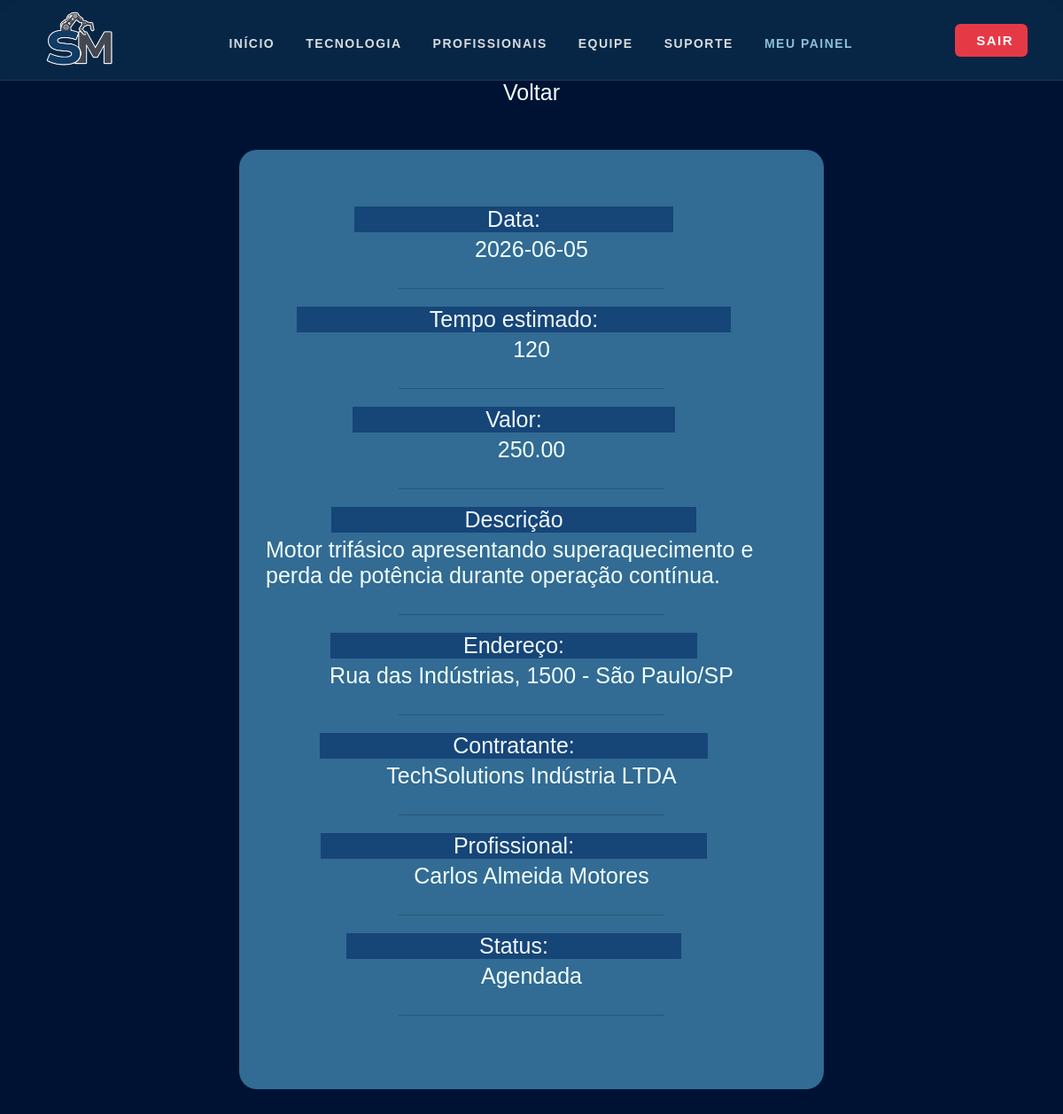
/user/detalhesContratacao.php?id=1 (signed in), run on the app's committed database.
### tables this page shows
CREATE TABLE
    IF NOT EXISTS agenda (
        id_os INT AUTO_INCREMENT PRIMARY KEY,
        data DATE NOT NULL,
        tempo_planejado INT NOT NULL,
        valor_total DECIMAL(10, 2) NOT NULL,
        descricao_problema TEXT NOT NULL,
        tipo_servico ENUM (
            'Manutenção Preventiva',
            'Automação industrial',
            'Engenharia de precisão',
            'Mecatrônica'
        ) NOT NULL,
        endereco_servico VARCHAR(255) NOT NULL,
        metodo_pagamento ENUM ('Pix', 'Débito') NOT NULL,
        status_os ENUM (
            'Pendente',
            'Agendada',
            'Em Andamento',
            'Concluída',
            'Cancelada'
        ) DEFAULT 'Pendente',
        id_cliente INT NOT NULL,
        id_profissional INT NOT NULL,
        FOREIGN KEY (id_cliente) REFERENCES usuarios (id_user),
        FOREIGN KEY (id_profissional) REFERENCES usuarios (id_user)
    );

CREATE TABLE
    IF NOT EXISTS usuarios (
        id_user INT AUTO_INCREMENT PRIMARY KEY,
        img_user VARCHAR(255),
        nome VARCHAR(100) NOT NULL,
        email VARCHAR(100) UNIQUE NOT NULL,
        senha VARCHAR(255) NOT NULL,
        telefone VARCHAR(20) NOT NULL,
        cpf_cnpj VARCHAR(20) UNIQUE NOT NULL,
        tipo ENUM ('PF', 'PJ') NOT NULL,
        categoria ENUM ('cliente', 'profissional', 'admin') NOT NULL,
        especialidade VARCHAR(100) NULL,
        status ENUM ('Disponível', 'Em Atendimento', 'Inativo') NULL,
        valor_dia DECIMAL(10, 2) NULL,
        descricao_func TEXT NULL,
        notas INT NULL CHECK (notas BETWEEN 0 AND 5)
    );

### crud.php (called while the page is built, shortened)
<?php
try {
    function read($pdo, $table, $where = null) {
        $sql = "SELECT * FROM $table";
        if ($where) {
            $sql .= " WHERE $where";
        }
        $stmt = $pdo->query($sql);
        return $stmt->fetch(PDO::FETCH_ASSOC);
    }
function read_nome_via_ID($pdo, $table, $id) {
    $sql = "SELECT nome FROM $table WHERE id_user = :id";
    $stmt = $pdo->prepare($sql);
    $stmt->execute([
        ':id' => $id
    ]);
    $resultado = $stmt->fetch(PDO::FETCH_ASSOC);
    return $resultado ? $resultado['nome'] : "Desconhecido";
}
} catch (PDOException $e) {
    die("Erro de conexão: " . $e->getMessage());
}

### user/detalhesContratacao.php (the view, shortened to what this page needs)
<?php
require_once '../crud.php';
$idAgendamento = (int)$_GET['id'];
$agendamento = read($pdo,'agenda',"id_os = $idAgendamento");
?>
<!DOCTYPE html>
<html lang="pt-br">
<head>
    <link rel="stylesheet" href="../css/userpage.css">
</head>
<body class="body">
    <header>
    <?php require_once "../partials/header.php";?>
        </header>
        <a href="./historicodecontratacoes.php">Voltar</a>
    <div class="container">
        <?php
                    $nomeCliente = read_nome_via_ID($pdo, 'usuarios', $agendamento['id_cliente']);
                    $nomeProfi   = read_nome_via_ID($pdo, 'usuarios', $agendamento['id_profissional']);
if($idAgendamento){
    echo "
            <label>Data: </label>
            <a>".$agendamento['data']."</a><br><hr>
            <label>Tempo estimado:</label>
            <a>".$agendamento['tempo_planejado']."</a><br><hr>
            <label>Valor: </label>
            <a>".$agendamento['valor_total']."</a><br><hr>
            <label>Descrição</label>
            <a>".$agendamento['descricao_problema']."</a><br><hr>
            <label>Endereço:</label>
            <a>".$agendamento['endereco_servico']."</a><br><hr>
            <label>Contratante: </label>
            <a>".$nomeCliente."</a><br><hr>
            <label>Profissional: </label>
            <a>".$nomeProfi."</a><br><hr>
            <label>Status: </label>
            <a>".$agendamento['status_os']."</a><br><hr>";
}
        ?>
    </div>
</body>
</html>

### partials/header.php (shortened to what this page needs)
<?php
$tipo_usuario = $_SESSION['tipo'] ?? 'visitante';
$base = BASE_URL;
?>
<link rel="stylesheet" href="../css/partials.css">
<header>
    <nav>
        <div class="menu-superior">
            <div class="logo">
                <img src="<?= $base?>img/logosemfundo.png" class="logo">
            </div>
            <ul class="nav-links">
                <li><a href="<?= $base ?>inicio.php">Início</a></li>
                <li><a href="<?= $base ?>inicio.php#Tecnologia">Tecnologia</a></li>
                <li><a href="<?= $base ?>catalogo_profissionais.php">Profissionais</a></li>
                <li><a href="<?= $base ?>equipe.php">Equipe</a></li>
                <li><a href="<?= $base ?>suporte.php">Suporte</a></li>
                <?php if ($tipo_usuario === 'profissional'): ?>
                    <li><a href="<?= $base ?>profissional/profipage.php" style="color: #8BC0D6; font-weight: bold;">Meu Painel</a></li>
                <?php endif; ?>
            </ul>
            <div class="buttons">
                <?php if ($tipo_usuario === 'visitante'): ?>
                    <a class="btn-entrar" href="<?= $base ?>login.php">Entrar</a>
                    <a class="btn-cadastro" href="<?= $base ?>cadastro.php">Começar <span class="material-symbols-outlined">arrow_outward</span></a>
                <?php else: ?>
                    <a class="btn-entrar" href="<?= $base ?>logout.php" style="background-color: #e63946; color: white; border: none; display: inline-flex; align-items: center; gap: 8px;">
                        <i class="fas fa-power-off"></i> Sair
                    </a> <?php endif; ?>
            </div>
        </div>
    </nav>
</header>

### css/userpage.css (style rules this page uses)
* { margin: 0px; padding: 0px; }
body { background-color: #001233; color: aliceblue; font-family: sans-serif; display: flex; align-items: center; justify-content: center; flex-direction: column; font-size: 20px; }
a { text-decoration: none; color: azure; }
img { border-radius: 10px; }
.body { background-color: #001233; color: aliceblue; font-family: sans-serif; display: flex; flex-direction: column; align-items: center; font-size: 25px; }
.container { display: flex; flex-direction: column; margin: 50px auto; width: 50%; min-height: 1000px; background-color: #326b93; padding: 30px; border-radius: 20px; align-items: center; justify-content: center; }
.container label { text-align: start; margin-right: 40px; background-color: #164578; padding-left: 25%; padding-right: 25%; margin-bottom: 5px; }
.container hr { justify-content: center; align-items: center; width: 50%; border:none; border-top: solid 1px rgba(0, 0, 0, 0.2);; height: 20px; ; }

### css/partials.css (style rules this page uses)
header { background-color: rgba(9, 40, 72, 0.65); backdrop-filter: blur(15px); -webkit-backdrop-filter: blur(15px); top: 0; left: 0; width: 100%; height: 90px; z-index: 1000; position: fixed; text-transform: uppercase; border-bottom: 1px solid rgba(255, 255, 255, 0.08); }
nav { width: 100%; height: 100%; }
.menu-superior { display: flex; align-items: center; justify-content: space-between; padding: 0 40px; width: 100%; height: 100%; box-sizing: border-box; }
.nav-links { display: flex; justify-content: center; align-items: center; gap: 35px; list-style: none; margin: 0; padding: 0; }
.nav-links a { color: rgba(255, 255, 255, 0.841); text-decoration: none; font-weight: 600; gap: 8px; padding: 5px 0; border-radius: 6px; font-size: 14px; letter-spacing: 1.5px; position: relative; transition: color 0.3s ease; }
a.btn-entrar { color: #85b5cb; display: inline-flex; align-items: center; text-decoration: none; padding: 10px 16px; border-radius: 6px; }
.buttons { display: flex; gap: 12px; align-items: center; font-weight: 600; font-size: 15px; letter-spacing: 1.5px; }
.logo { display: flex; align-items: center; height: 100%; }
div.logo img { transform: translateY(5px); }
html, body { min-height: 100%; }
body { min-height: 100vh; display: flex; flex-direction: column; padding-top: 90px; }

### data on the page
agenda: data "2026-06-05", tempo_planejado "120", valor_total "250.00", descricao_problema "Motor trifásico apresentando superaquecimento e perda de potência durante operação contínua.", endereco_servico "Rua das Indústrias, 1500 - São Paulo/SP", id_cliente.nome "TechSolutions Indústria LTDA", id_profissional.nome "Carlos Almeida Motores", status_os "Agendada"
